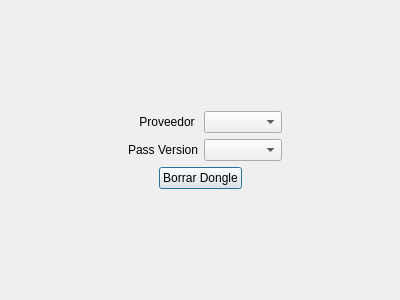
<?xml version="1.0" encoding="UTF-8"?>
<ui version="4.0">
 <class>DeleteDongleDialog</class>
 <widget class="QDialog" name="DeleteDongleDialog">
  <property name="geometry">
   <rect>
    <x>0</x>
    <y>0</y>
    <width>400</width>
    <height>300</height>
   </rect>
  </property>
  <property name="windowTitle">
   <string>Dialog</string>
  </property>
  <layout class="QGridLayout" name="gridLayout">
   <item row="0" column="1">
    <spacer name="verticalSpacer">
     <property name="orientation">
      <enum>Qt::Vertical</enum>
     </property>
     <property name="sizeHint" stdset="0">
      <size>
       <width>20</width>
       <height>88</height>
      </size>
     </property>
    </spacer>
   </item>
   <item row="1" column="0">
    <spacer name="horizontalSpacer">
     <property name="orientation">
      <enum>Qt::Horizontal</enum>
     </property>
     <property name="sizeHint" stdset="0">
      <size>
       <width>88</width>
       <height>20</height>
      </size>
     </property>
    </spacer>
   </item>
   <item row="1" column="1">
    <layout class="QVBoxLayout" name="verticalLayout_3">
     <item>
      <layout class="QHBoxLayout" name="horizontalLayout">
       <item>
        <layout class="QVBoxLayout" name="verticalLayout_2">
         <item>
          <widget class="QLabel" name="label_2">
           <property name="text">
            <string>Proveedor </string>
           </property>
           <property name="alignment">
            <set>Qt::AlignRight|Qt::AlignTrailing|Qt::AlignVCenter</set>
           </property>
          </widget>
         </item>
         <item>
          <widget class="QLabel" name="label">
           <property name="text">
            <string>Pass Version</string>
           </property>
           <property name="alignment">
            <set>Qt::AlignRight|Qt::AlignTrailing|Qt::AlignVCenter</set>
           </property>
          </widget>
         </item>
        </layout>
       </item>
       <item>
        <layout class="QVBoxLayout" name="verticalLayout">
         <item>
          <widget class="QComboBox" name="cbox_Supplier"/>
         </item>
         <item>
          <widget class="QComboBox" name="cbox_PassVersion"/>
         </item>
        </layout>
       </item>
      </layout>
     </item>
     <item>
      <layout class="QHBoxLayout" name="horizontalLayout_2">
       <item>
        <spacer name="horizontalSpacer_3">
         <property name="orientation">
          <enum>Qt::Horizontal</enum>
         </property>
         <property name="sizeHint" stdset="0">
          <size>
           <width>40</width>
           <height>20</height>
          </size>
         </property>
        </spacer>
       </item>
       <item>
        <widget class="QPushButton" name="button_DeleteDongle">
         <property name="text">
          <string>Borrar Dongle</string>
         </property>
        </widget>
       </item>
       <item>
        <spacer name="horizontalSpacer_4">
         <property name="orientation">
          <enum>Qt::Horizontal</enum>
         </property>
         <property name="sizeHint" stdset="0">
          <size>
           <width>40</width>
           <height>20</height>
          </size>
         </property>
        </spacer>
       </item>
      </layout>
     </item>
    </layout>
   </item>
   <item row="1" column="2">
    <spacer name="horizontalSpacer_2">
     <property name="orientation">
      <enum>Qt::Horizontal</enum>
     </property>
     <property name="sizeHint" stdset="0">
      <size>
       <width>88</width>
       <height>20</height>
      </size>
     </property>
    </spacer>
   </item>
   <item row="2" column="1">
    <spacer name="verticalSpacer_2">
     <property name="orientation">
      <enum>Qt::Vertical</enum>
     </property>
     <property name="sizeHint" stdset="0">
      <size>
       <width>20</width>
       <height>87</height>
      </size>
     </property>
    </spacer>
   </item>
  </layout>
 </widget>
 <resources/>
 <connections/>
</ui>
